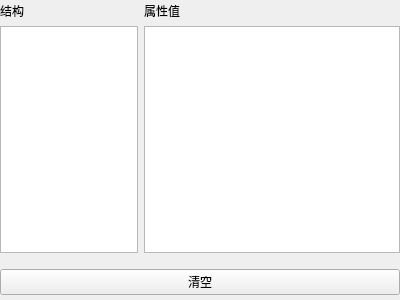
<?xml version="1.0" encoding="UTF-8"?>
<ui version="4.0">
 <class>WgXmlEditor</class>
 <widget class="QWidget" name="WgXmlEditor">
  <property name="geometry">
   <rect>
    <x>0</x>
    <y>0</y>
    <width>400</width>
    <height>300</height>
   </rect>
  </property>
  <property name="windowTitle">
   <string>Form</string>
  </property>
  <layout class="QVBoxLayout" name="verticalLayout">
   <property name="leftMargin">
    <number>0</number>
   </property>
   <property name="topMargin">
    <number>2</number>
   </property>
   <property name="rightMargin">
    <number>0</number>
   </property>
   <property name="bottomMargin">
    <number>5</number>
   </property>
   <item>
    <layout class="QGridLayout" name="gridLayout" columnstretch="2,0,0,0">
     <property name="bottomMargin">
      <number>10</number>
     </property>
     <item row="0" column="0">
      <widget class="QLabel" name="label_2">
       <property name="text">
        <string>结构</string>
       </property>
      </widget>
     </item>
     <item row="0" column="1">
      <widget class="QLabel" name="label">
       <property name="text">
        <string>属性值</string>
       </property>
      </widget>
     </item>
     <item row="1" column="1">
      <widget class="QListView" name="listView"/>
     </item>
     <item row="1" column="0">
      <widget class="QTreeView" name="treeView"/>
     </item>
    </layout>
   </item>
   <item>
    <widget class="QPushButton" name="pushButton">
     <property name="text">
      <string>清空</string>
     </property>
    </widget>
   </item>
  </layout>
 </widget>
 <resources/>
 <connections/>
</ui>
